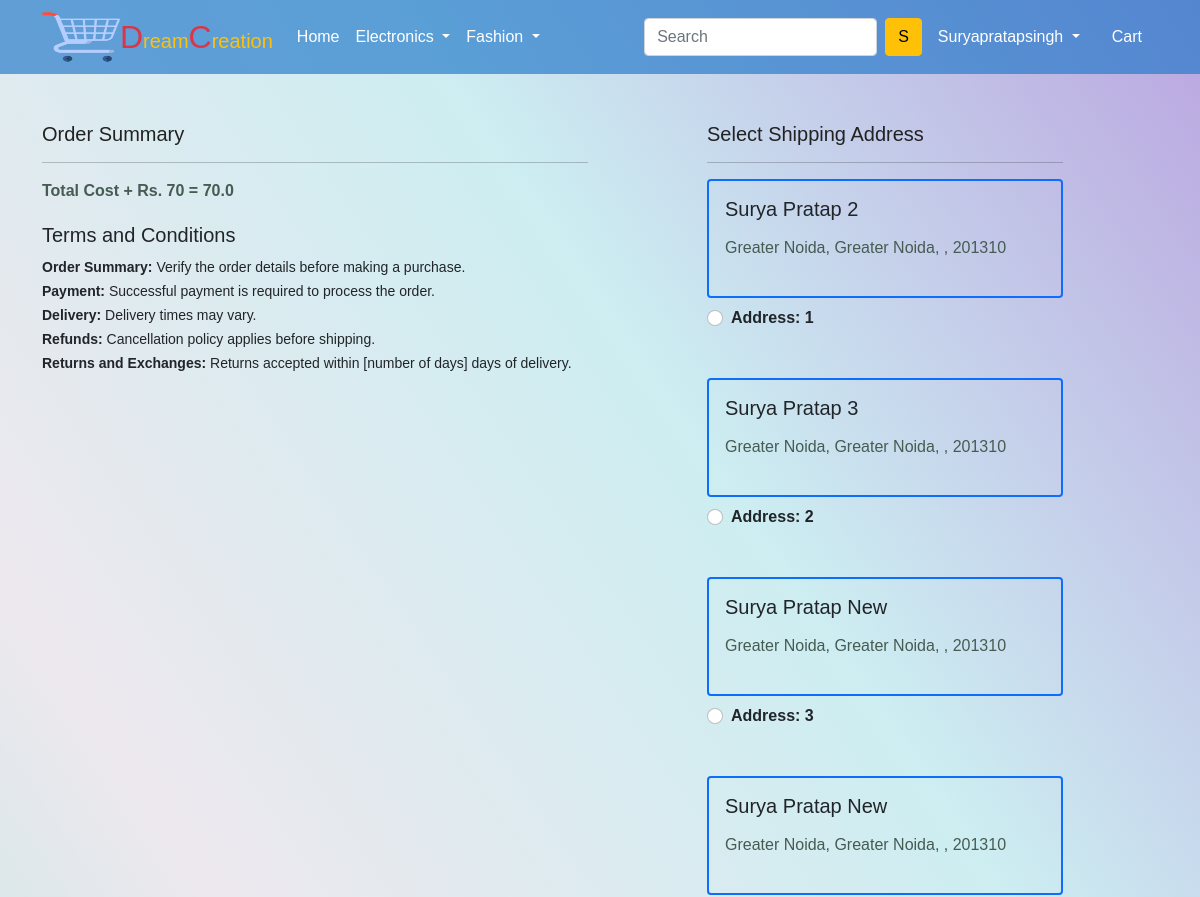
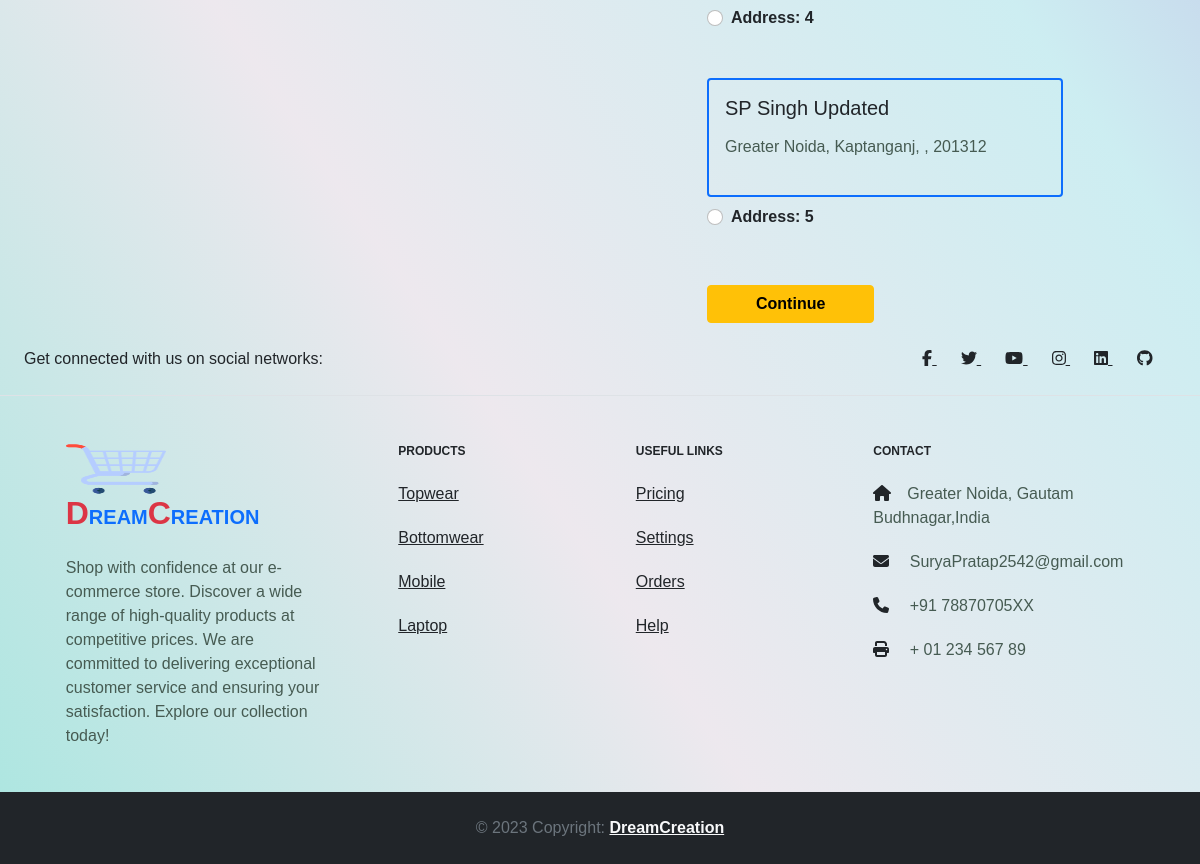
Screenshot of /checkout/ (signed in) with the database file from the repository (2 pictures, top to bottom).
### app/models.py (models this page shows, shortened)
class Customer(models.Model):
    user=models.ForeignKey(User,on_delete=models.CASCADE)
    name=models.CharField(max_length=200)
    locality=models.CharField(max_length=200)
    city=models.CharField(max_length=50)
    zipcode=models.IntegerField()
    state=models.CharField(choices=STATE_CHOICES,max_length=50)

### app/views.py (the view)
# urls.py: path('checkout/', views.checkout, name='checkout'),
@login_required
def checkout(request):
    user = request.user
    add = Customer.objects.filter(user=user)
    cart_items = Cart.objects.filter(user=user)
    amount = 0.0
    shipping_amount = 70.0
    totalamount = 0.0
    cart_product = Cart.objects.filter(user=user)  # Use filter directly here
    for p in cart_product:
        tempamount = p.quantity * p.product.discounted_price
        amount += tempamount
    if amount > 500:
        totalamount = amount
    else:
        totalamount = amount + shipping_amount
    return render(request, 'app/checkout.html', {'add': add, 'totalamount': totalamount, 'cart_items': cart_items})

### app/templates/app/checkout.html (shortened to what this page needs)
{% extends 'app/base.html' %}
{% load static %}
{% block main-content %}
<div class="container">
  <div class="row mt-5">
    <div class="col-sm-6">
      <h4>Order Summary</h4>
      <hr>
      <p class="fw-bold">Total Cost + Rs. 70 = {{totalamount}}</p>
      <h5>
        <bold>Terms and Conditions</bold>
      </h5>
      <small>
        <strong>Order Summary:</strong> Verify the order details before making a purchase.<br>
        <strong>Payment: </strong> Successful payment is required to process the order.<br>
        <strong>Delivery: </strong> Delivery times may vary.<br>
        <strong>Refunds:</strong> Cancellation policy applies before shipping.<br>
        <strong>Returns and Exchanges:</strong> Returns accepted within [number of days] days of delivery.</small>
    </div>
    <div class="col-sm-4 offset-sm-1">
      <h4>Select Shipping Address</h4>
      <hr>
      <form action="{% url 'paymentdone' %}" method="post">
        {% if messages %}
        {% for ad in add%}
        <div class="card bg-transparent border border-danger border-2 border-rounded mb-1">
          <div class="card-body">
            <h5>{{ad.name}}</h5>
            <p>{{ad.locality}}, {{ad.city}}, {{as.state}} , {{ad.zipcode}}</p>
          </div>
        </div>
        <div class="form-check mt-2 mb-5">
          <input class="form-check-input" type="radio" name="custid" id="custadd{{forloop.counter}}" value="{{ad.id}}">
          <label class="form-check-label fw-bold" for="custadd{{forloop.counter}}">
            Address: {{forloop.counter}} </label>
        </div>
        {% endfor %}
        {% else %}
        {% for ad in add%}
        <div class="card bg-transparent border border-primary border-2 border-rounded mb-1">
          <div class="card-body">
            <h5>{{ad.name}}</h5>
            <p>{{ad.locality}}, {{ad.city}}, {{as.state}} , {{ad.zipcode}}</p>
          </div>
        </div>
        <div class="form-check mt-2 mb-5">
          <input class="form-check-input" type="radio" name="custid" id="custadd{{forloop.counter}}" value="{{ad.id}}">
          <label class="form-check-label fw-bold" for="custadd{{forloop.counter}}">
            Address: {{forloop.counter}} </label>
        </div>
        {% endfor %}
        {% endif %}
        <div class="text-start">
          <button type="submit" class="btn btn-warning mt-2 px-5 fw-bold">Continue</button>
        </div>
      </form>
    </div>
  </div>
</div>
{% endblock main-content %}

### app/templates/app/base.html (shortened to what this page needs)
<!doctype html>
{% load static %}
<html lang="en">
<head>
  <link href="https://cdn.jsdelivr.net/npm/bootstrap@5.0.0-beta1/dist/css/bootstrap.min.css" rel="stylesheet"
>
  <link rel="stylesheet" href="{% static 'app/css/owl.carousel.min.css' %}">
  <link rel="stylesheet" href="{% static 'app/css/all.min.css' %}">
  <link rel="stylesheet" href="{% static 'app/css/style.css' %}">
</head>
<body >
  <nav class="navbar navbar-expand-lg ">
    <div class="container">
      <img src="{% static 'app/images/shopping-cart.png' %}" width="100" height="50" margin-left="-30px" class="logo" alt="">
      <a class="navbar-brand text-warning" href="/"><span class="text-danger fs-2">D</span>ream<span class="text-danger fs-2">C</span>reation</a>
      <div class="collapse navbar-collapse" id="navbarSupportedContent">
        <ul class="navbar-nav me-auto mb-2 mb-lg-0">
          <li class="nav-item">
            <a class="nav-link active text-white" aria-current="page" href="/">Home</a>
          </li>
          <li class="nav-item dropdown">
            <a class="nav-link dropdown-toggle text-white" href="#" id="electronicsDropdown" role="button"
              data-bs-toggle="dropdown" aria-expanded="false">
              Electronics
            </a>
          </li>
          <li class="nav-item dropdown">
            <a class="nav-link dropdown-toggle text-white" href="#" id="fashionDropdown" role="button"
              data-bs-toggle="dropdown" aria-expanded="false">
              Fashion
            </a>
          </li>
        </ul>
        {% if request.user.is_authenticated %}
        <form class="d-flex">
          <input class="form-control me-2" type="search" placeholder="Search" aria-label="Search">
          <button class="btn btn-warning" type="submit">{{ request.user.username|first|upper }}</button>
        </form>
        {%endif%}
        <div>
          <ul class="navbar-nav me-auto mb-2 mb-lg-0">
            {% if request.user.is_authenticated %}
            <li class="nav-item dropdown mx-2">
              <a class="nav-link dropdown-toggle text-white" href="#" id="profileDropdown" role="button"
                data-bs-toggle="dropdown" aria-expanded="false">
                <span class="text-capitalize">{{request.user.username|capfirst}}</span>
              </a>
            </li>
            <li class="nav-item mx-2">
              <a href="{% url 'showcart' %}" class="nav-link text-white"> Cart
              </a>
            </li>
            {% endif %}
          </ul>
        </div>
      </div>
    </div>
  </nav>
  {% block main-content %} {% endblock main-content %}
<footer class="text-center text-lg-start bgc text-muted" >
  <section class="d-flex justify-content-center justify-content-lg-between p-4 border-bottom text-dark">
    <div class="me-5 d-none d-lg-block">
      <span>Get connected with us on social networks:</span>
    </div>
    <div>
      <a href="https://www.facebook.com/profile.php?id=100029290171764" class="me-4 text-dark">
        <i class="fab fa-facebook-f"></i>
      </a>
      <a href="https://twitter.com/suryapratp788" class="me-4 text-reset">
        <i class="fab fa-twitter"></i>
      </a>
      <a href="https://www.youtube.com/c/DreamPoint" class="me-4 text-reset">
        <i class="fab fa-youtube"></i>
      </a>
      <a href="https://www.instagram.com/suryapratap6473/" class="me-4 text-reset">
        <i class="fab fa-instagram"></i>
      </a>
      <a href="https://www.linkedin.com/in/surya-pratap-singh-288bb4132/" class="me-4 text-reset">
        <i class="fab fa-linkedin"></i>
      </a>
      <a href="https://github.com/SuryaPratap2542" class="me-4 text-reset">
        <i class="fab fa-github"></i>
      </a>
    </div>
  </section>
  <section class="text-dark">
    <div class="container text-center text-md-start mt-5">
      <div class="row mt-3">
        <div class="col-md-3 col-lg-4 col-xl-3 mx-auto mb-4">
          <h6 class="text-uppercase fw-bold mb-4 text-dark">
            <img src="{% static 'app/images/shopping-cart.png' %}" width="100" height="50" margin-left="-30px" class="logo" alt="">
            <a class="navbar-brand" href="/"><span class="text-danger fs-2">D</span>ream<span class="text-danger fs-2">C</span>reation</a>
          </h6>
          <p>
            Shop with confidence at our e-commerce store. Discover a wide range of high-quality products at competitive prices. We are committed to delivering exceptional customer service and ensuring your satisfaction. Explore our collection today!
          </p>
        </div>
        <div class="col-md-2 col-lg-2 col-xl-2 mx-auto mb-4 text-dark">
          <h6 class="text-uppercase fw-bold mb-4">
            Products
          </h6>
          <p>
            <a href="{% url 'topwear' %}" class="text-dark">Topwear</a>
          </p>
          <p>
            <a href="{% url 'bottomwear' %}" class="text-dark">Bottomwear</a>
          </p>
          <p>
            <a href="{% url 'mobile' %}" class="text-dark">Mobile</a>
          </p>
          <p>
            <a href="{% url 'laptop' %}" class="text-dark">Laptop</a>
          </p>
        </div>
        <div class="col-md-3 col-lg-2 col-xl-2 mx-auto mb-4">
          <h6 class="text-uppercase fw-bold mb-4">
            Useful links
          </h6>
          <p>
            <a href="#!" class="text-dark">Pricing</a>
          </p>
          <p>
            <a href="#!" class="text-dark">Settings</a>
          </p>
          <p>
            <a href="#!" class="text-dark">Orders</a>
          </p>
          <p>
            <a href="#!" class="text-dark">Help</a>
          </p>
        </div>
        <div class="col-md-4 col-lg-3 col-xl-3 mx-auto mb-md-0 mb-4 ">
          <h6 class="text-uppercase fw-bold mb-4 text-dark">Contact</h6>
          <p><i class="fas fa-home me-3 text-dark"></i>Greater Noida, Gautam Budhnagar,India</p>
          <p>
            <i class="fas fa-envelope me-3 text-dark"></i>
            SuryaPratap2542@gmail.com
          </p>
          <p><i class="fas fa-phone me-3 text-dark"></i> +91 78870705XX</p>
          <p><i class="fas fa-print me-3 text-dark"></i> + 01 234 567 89</p>
        </div>
      </div>
    </div>
  </section>
  <div class="text-center p-4 bg-dark" >
    © 2023 Copyright:
    <a class=" text-light fw-bold" href="https://mdbootstrap.com/">DreamCreation</a>
  </div>
</footer>
</body>
</html>

### app/static/app/css/style.css (style rules this page uses)
body { background: linear-gradient(to top right, #aae6e0,#e9e3ead0,#c0e9eecb,#a98fd8cc); }
nav { background: #2077c8a8; }
* { margin: 0; padding: 0; box-sizing: border-box; font-family: 'Spartan', sans-serif; }
h4 { font-size: 20px; color: #222; }
h6 { font-weight: 50px; font-size: 12px; }
p { font-size: 16px; color: #465b52; margin: 15px 0 20px 0; }

### rows the page displays
Customer: name "Surya Pratap 2", locality "Greater Noida", city "Greater Noida", zipcode "201310"
Customer: name "Surya Pratap 3", locality "Greater Noida", city "Greater Noida", zipcode "201310"
Customer: name "Surya Pratap New", locality "Greater Noida", city "Greater Noida", zipcode "201310"
Customer: name "Surya Pratap New", locality "Greater Noida", city "Greater Noida", zipcode "201310"
Customer: name "SP Singh Updated", locality "Greater Noida", city "Kaptanganj", zipcode "201312"

### other values shown
{{ request.user.username|first|upper }} "S"
{{ request.user.username|capfirst }} "Suryapratapsingh"
{{ totalamount }} "70.0"
